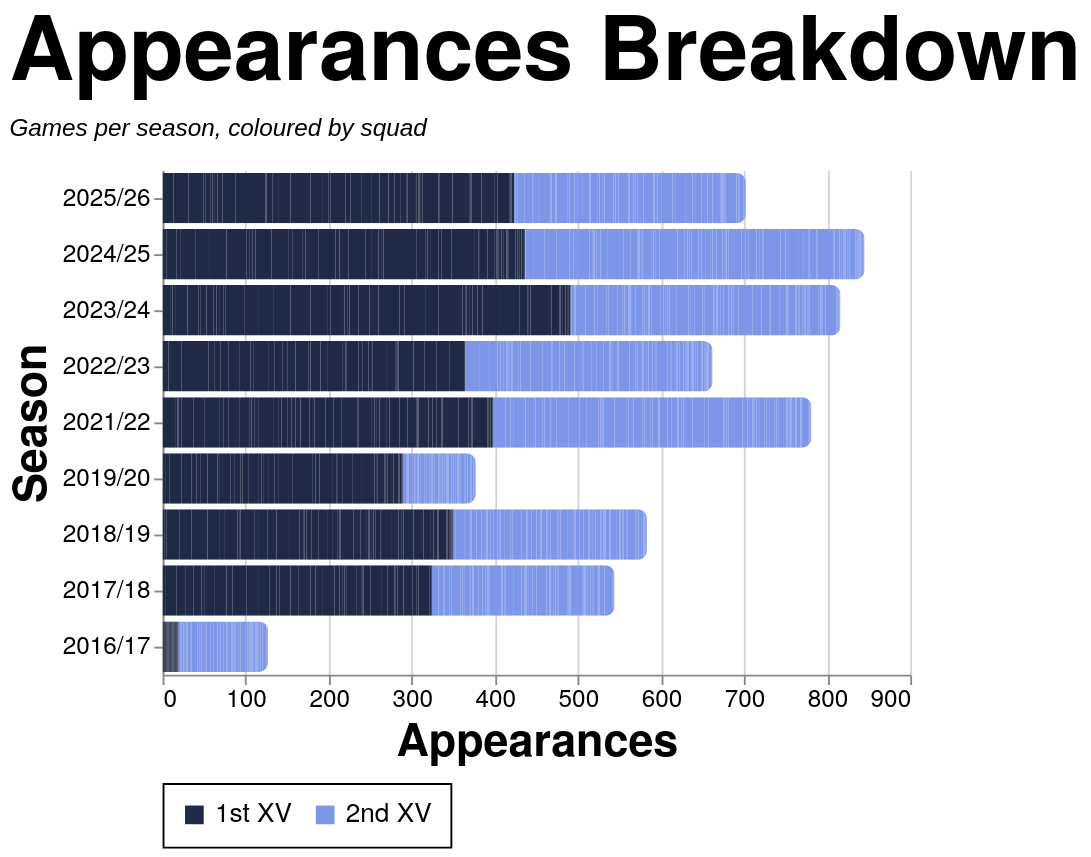

This figure's Vega-Lite source:
### Vega-Lite specification from a JSON file in a GitHub repository (floating-point values rounded to 4 significant figures; data arrays with more than 128 entries replaced by an {"elided": "..."} marker saying what was removed)
{"config": {"axis": {"labelFont": "PT Sans Narrow, Helvetica Neue, Helvetica, Arial, sans-serif", "titleFont": "PT Sans Narrow, Helvetica Neue, Helvetica, Arial, sans-serif", "labelFontSize": 13, "titleFontSize": 24, "gridColor": "#202947", "gridOpacity": 0.2, "zindex": 1}, "text": {"font": "Lato, sans-serif"}, "bar": {"cornerRadiusEnd": 5}, "header": {"labelFont": "PT Sans Narrow, Helvetica Neue, Helvetica, Arial, sans-serif", "titleFont": "PT Sans Narrow, Helvetica Neue, Helvetica, Arial, sans-serif", "labelFontSize": 24, "titleFontSize": 28, "labelFontWeight": "bold", "orient": "left"}, "legend": {"labelFont": "PT Sans Narrow, Helvetica Neue, Helvetica, Arial, sans-serif", "titleFont": "PT Sans Narrow, Helvetica Neue, Helvetica, Arial, sans-serif", "labelFontSize": 14, "titleFontSize": 16, "titlePadding": 5, "fillColor": "white", "strokeColor": "black", "padding": 10, "titleFontWeight": "lighter", "titleFontStyle": "italic", "titleColor": "gray", "offset": 10}, "title": {"font": "PT Sans Narrow, Helvetica Neue, Helvetica, Arial, sans-serif", "fontSize": 48, "fontWeight": "bold", "anchor": "start", "align": "center", "titlePadding": 20, "subtitlePadding": 10, "subtitleFontSize": 13, "subtitleColor": "", "subtitleFontStyle": "italic", "offset": 15, "color": "black"}, "axisX": {"labelAngle": 0}, "facet": {"title": null, "header": null, "align": {"row": "each", "column": "each"}}, "resolve": {"scale": {"y": "independent", "facet": "independent"}}, "background": "transparent", "scale": {"offsetBandPaddingOuter": 0.2, "offsetBandPaddingInner": 0.1}, "view": {"stroke": null, "background": "transparent"}}, "data": {"name": "data-c1a798fc682471a99fb0b035298cae51"}, "mark": {"type": "bar"}, "encoding": {"color": {"field": "color_value", "legend": {"orient": "bottom", "title": null}, "scale": {"domain": ["1st XV", "2nd XV"], "range": ["#202946", "#7d96e8"]}, "sort": {"field": "sum(apps)", "op": "sum", "order": "descending"}, "type": "nominal"}, "tooltip": [{"field": "player", "title": "Player", "type": "nominal"}, {"field": "season", "title": "Season", "type": "nominal"}, {"field": "color_value", "title": "Group", "type": "nominal"}, {"aggregate": "sum", "field": "apps", "title": "Appearances", "type": "quantitative"}], "x": {"aggregate": "sum", "field": "apps", "title": "Appearances", "type": "quantitative"}, "y": {"field": "season", "sort": {"field": "season_sort", "op": "max", "order": "descending"}, "title": "Season", "type": "nominal"}}, "height": {"step": 30}, "title": {"text": "Appearances Breakdown", "subtitle": "Games per season, coloured by squad"}, "width": 400, "$schema": "https://vega.github.io/schema/vega-lite/v5.20.1.json", "datasets": {"data-c1a798fc682471a99fb0b035298cae51": {"elided": "2509 records"}}}
